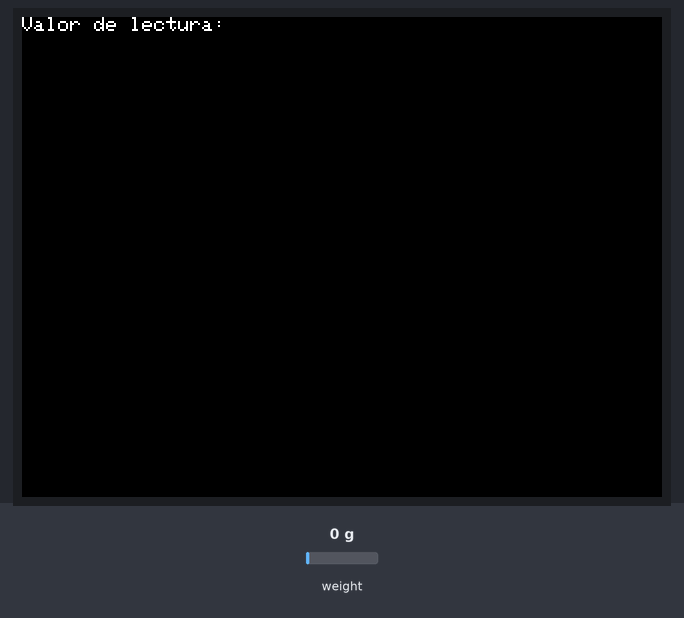
The sketch below on a simulated ESP32. On the bench: 320×240 colour display. The inputs (shaded band) are chosen by the test bench; at power-on: weight on the scale 0 g. What the sketch prints to the serial monitor is not drawn.

Above: at 3.8 s.
3.9 s: weight on the scale set to 100 g
At 7.1 s:
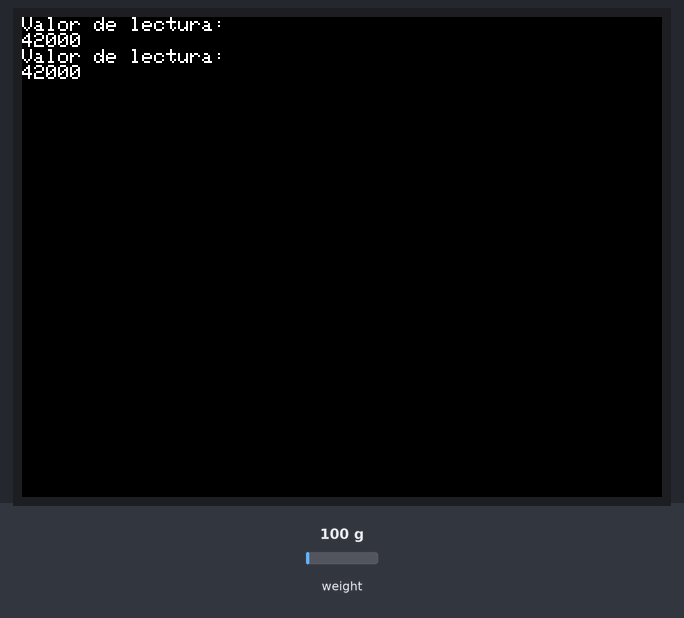
7.9 s: weight on the scale set to 1250 g
At 8.8 s:
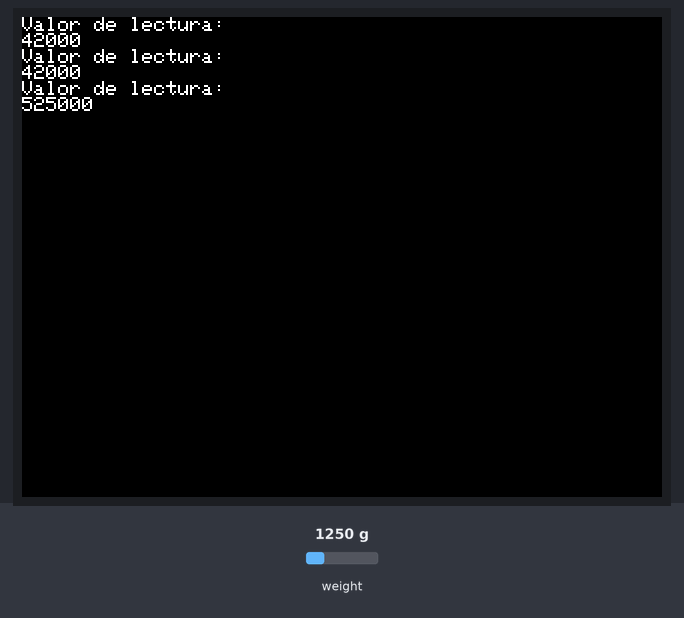
11.0 s: weight on the scale set to 2500 g
At 13.5 s:
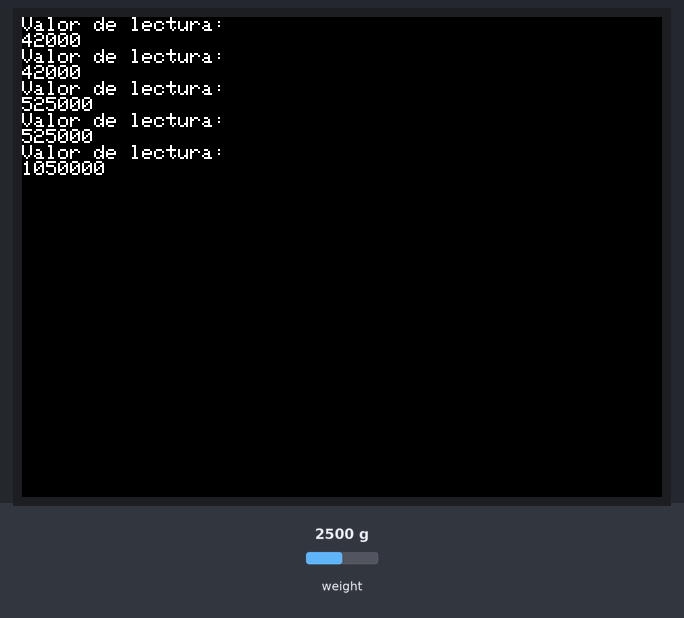
Timing chart, 0 to 15.0 s (numbered marks = the images above; inputs shaded):
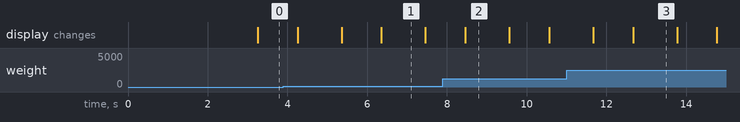

Measured:
- what the display in image 1 shows lasts 1.1 s, from 6.4 s to 7.5 s

The sketch:

calibracionBascula.ino
```cpp
#include "HX711.h"
#include "M5Stack.h"

#define DOUT 5
#define CLK  2

HX711 balanza(DOUT, CLK);

void setup() {
  M5.begin();
  Serial.begin(9600);
  Serial.print("Lectura del valor del ADC:  ");
  Serial.println(balanza.read());
  Serial.println("No ponga ningun  objeto sobre la balanza");
  Serial.println("Destarando...");
  balanza.set_scale(); //La escala por defecto es 1
  balanza.tare(20);  //El peso actual es considerado Tara.
  Serial.println("Coloque un peso conocido:");
}


void loop() {

  Serial.print("Valor de lectura:  ");
  Serial.println(balanza.get_value(10),0);
  M5.Lcd.println("Valor de lectura:  ");
  M5.Lcd.println(balanza.get_value(10),0);
  delay(100);
}
```
